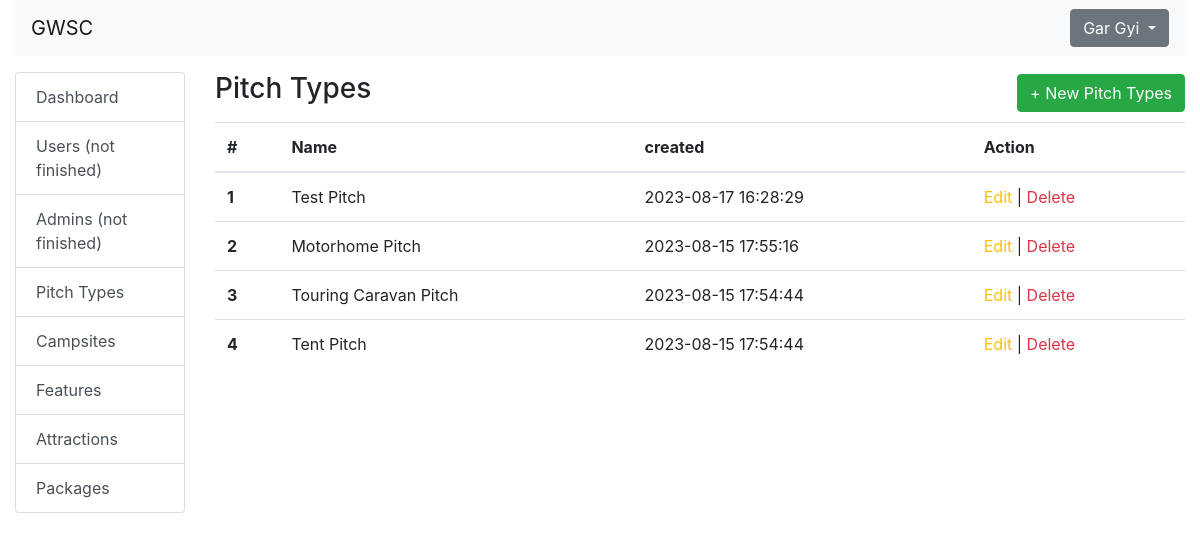
/admin/pitchtype/index.php (signed in), run on an earlier commit of the app's database.
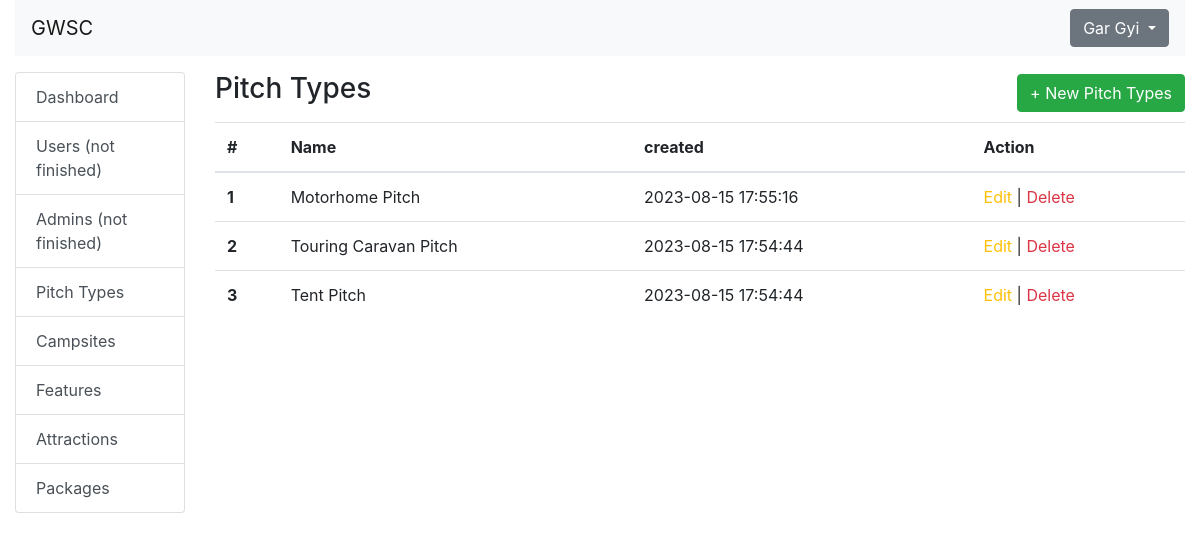
And on a later commit of the database.
### tables this page shows
CREATE TABLE `pitch_types` (
  `id` int(11) NOT NULL,
  `name` varchar(200) NOT NULL,
  `created_at` datetime NOT NULL,
  `updated_at` datetime NOT NULL
);

### database/MySql.php (called while the page is built)
<?php
class MySQL
{
    public function connect()
    {
        try {
            return new mysqli('localhost','root','','gwsc');
        }
        catch(Exception $e) {
            echo 'Message: ' .$e->getMessage();
        }
    }
}

### database/model/PitchTypesTable.php (called while the page is built, shortened)
<?php
include_once(__DIR__ . '/../MySql.php');
class PitchTypesTable extends MySQL
{
    private $db = null;
    public function __construct()
    {
        $this->db = $this->connect();
    }
    public function getAll()
    {
        try {
            $query = "SELECT pt.*, COUNT(p.name) AS package_count
            FROM pitch_types pt
            LEFT JOIN packages p
            ON p.pitch_type_id = pt.id
            GROUP BY pt.id
            ORDER BY pt.id DESC";
            $result = $this->db->query($query);
            return $result->fetch_all(MYSQLI_ASSOC);
        } catch (Exception $e) {
            throw new Exception($e->getMessage());
        }
    }
}

### admin/pitchtype/index.php (the view, shortened to what this page needs)
<?php
include('../../database/model/PitchTypesTable.php');
$pitchTypeTable = new PitchTypesTable();
$pitchTypes = $pitchTypeTable->getAll();
?>
<?php
    include("../../layout/admin/header.php");
    include("../../layout/admin/navbar.php");
    include("../../layout/admin/sidebar.php")
?>
<div class="d-flex justify-content-between align-items-center mb-2">
    <h1 class="h3">Pitch Types</h1>
    <a href="add.php" class="btn btn-success">+ New Pitch Types</a>
</div>
<table class="table">
    <thead>
        <tr>
            <th scope="col">#</th>
            <th scope="col">Name</th>
            <th scope="col">created</th>
            <th scope="col">Action</th>
        </tr>
    </thead>
    <tbody>
        <?php foreach ($pitchTypes as $key => $pitchTypes) : ?>
            <tr>
                <th scope="row"><?= $key +1 ?></th>
                <td><?= $pitchTypes['name'] ?></td>
                <td><?= $pitchTypes['created_at'] ?></td>
                <td>
                    <a href="edit.php?id=<?= $pitchTypes['id'] ?>" class="text-warning">
                        Edit
                    </a> |
                    <a
                        href="/gwsc/actions/admin/pitchType/delete.php?id=<?= $pitchTypes['id'] ?>"
                        class="text-danger"
                        onclick="return confirm('Are you sure to delete #<?= $pitchTypes['name'] ?>')"
                    >
                        Delete
                    </a>
                </td>
            </tr>
        <?php endforeach; ?>
    </tbody>
</table>
<?php
    include("../../layout/admin/footer.php");
?>

What changed in the data, as far as the page shows it:
removed pitch_types: name "Test Pitch", created_at "2023-08-17 16:28:29"
